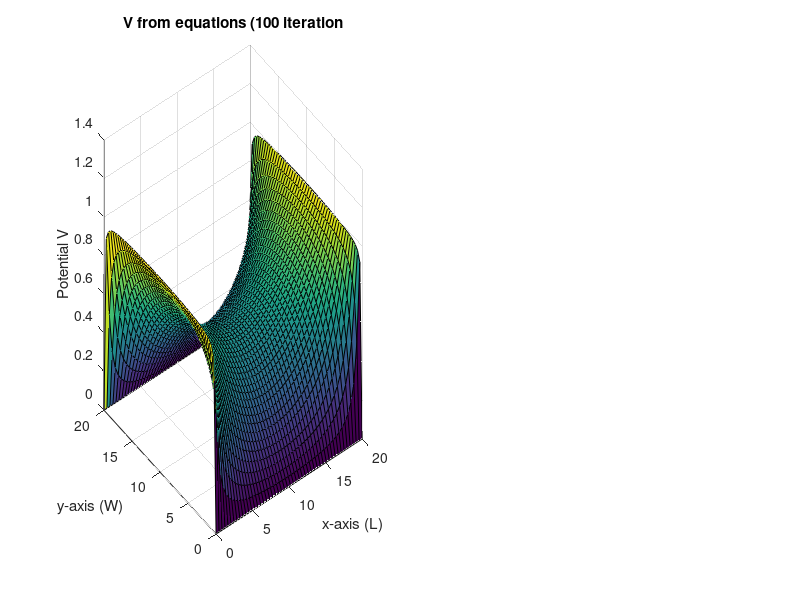

This chart was generated by the following MATLAB code: (Note: this script raises an error after producing the figure.)
close all;
clear all;

% !!! Set y_bound to 0 for part 1a) 1 for part 1b)

%set simulation parameters
L = 20; % x-axis
W = 20; % y-axis
v0x = 1; % BC of x axis (2 sides)
v0y = 0;
y_bound = 0; %y boundary status: 1=bounded, 0 = unbound ( for part 1_a): set to 0, part 1_b): set to 1 )
R1 = 1; %resistance outside the box (= 1/ conductivity)
R2 = 1/(10^-2); %reisitance inside the box, 10^-2 = counductivity
%inserted boxes define by interval of x and y axis [x_L x_R y_down y_up]
box_num = 2;
box = [8 12 12 W; 8 12 0 8];

%param prepare
nx = 50;
ny = 50; %num of data points 
%eig_num = 20;
x = linspace(0, L, nx);
y = linspace(0, W, ny);
[xx yy] = meshgrid(x, y);
F = zeros(ny*nx, 1);
G = zeros(nx*ny, nx*ny);
V_fd = zeros(ny, nx);


%V equation solution 
V_eq = zeros(ny, nx);
a = W;
b = L/2;
v0=v0x;
iter = 100; %num of iteration
n = 1;
for i=1:iter
    n = [n (2*i+1)];
end
V_eq = zeros(ny, nx);
for i=1:2:iter
    for j=1:nx
        for k=1:ny
            temp1 = cosh(i .* pi .* (x(j)-(L/2)) ./ a) / cosh(i .* pi .* b ./ a);
            temp2 = sin(i .* pi .* y(k)/a) ./ i;
            V_eq(k, j) = V_eq(k, j)  + (4*v0 / pi) * temp1.*temp2;
        end
    end
    figure(2);
    subplot(1, 2, 1);
    surf(xx, yy, V_eq);
    title('V from equations (100 iteration');
    xlabel('x-axis (L)');
    ylabel('y-axis (W)');
    zlabel('Potential V');
end

% FD method to find potential
%G matrix for potential
for i=1:(nx)
    for j=1:(ny)
        index = j + (i-1)*ny;
        L = j + (i-2)*ny;
        R = j + (i)*ny;
        up = j+1 +(i-1)*ny;
        down = j-1 + (i-1)*ny;      
        %let dx^2 = 1
        if(i==1 || i==nx)
            G(index, index) = 1;
            if(y_bound)
                F(index) = 1;
            else
                if(i==1)
                    F(index) = 1;
                end
            end
        elseif(j==1)
            G(index, index) = 1;
            if (y_bound == 1)
                G(index, up) = 1;
            else
                G(index, up) = -1;
            end
        elseif(j==ny)
            G(index, index) = 1;
            if (y_bound == 1)
                G(index, down) = 1;
            else
                G(index, down) = -1;
            end
        else
            G(index, index) = -4;
            G(index, up) = 1;
            G(index, down) = 1;
            G(index, R) = 1;
            G(index, L) = 1;
        end         
    end
end
% GV  = F  V = G\F  V = inv(G)*F;
V_fd = solV(G, F, nx, ny);

%comment this out for part 1_b):
V_x = V_fd(ny/2, :);
figure(1);
plot(x, V_x);
title('2D plot of Vx');
xlabel('x-axis');
ylabel('V');

figure(2);
subplot(1, 2, 2);
surf(xx, yy, V_fd-V_eq);
title('Difference between FD and Eq');
xlabel('x-axis (L)');
ylabel('y-axis (W)');
zlabel('Potential V');
figure(3);
subplot(1, 2, 1);
surf(xx, yy, V_fd);
title('Surf plot of V');
xlabel('x-axis (L)');
ylabel('y-axis (W)');
zlabel('Potential V');
[dvx dvy] = gradient(V_fd);
subplot(1, 2, 2);
quiver(xx, yy, dvx, dvy);
title('E vector');
xlabel('x-axis (L)');
ylabel('y-axis (W)');




% solve potential from G and F
function V = solV(G, F, nx, ny)
    V = zeros(ny, nx);
    vtemp = G\F;
    for i=1:nx
        for j=1:ny
            ind = j + (i-1)*ny;
            V(j, i) = vtemp(ind);
        end
    end
end

